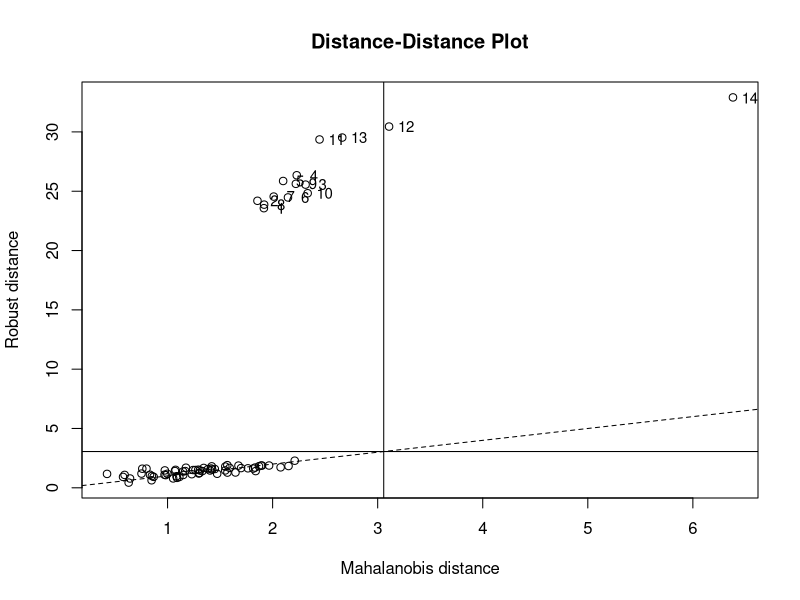

Source code (R):
library(rrcov)


### Name: CovSde
### Title: Stahel-Donoho Estimates of Multivariate Location and Scatter
### Aliases: CovSde
### Keywords: robust multivariate

### ** Examples

data(hbk)
hbk.x <- data.matrix(hbk[, 1:3])
CovSde(hbk.x)

## the following four statements are equivalent
c0 <- CovSde(hbk.x)
c1 <- CovSde(hbk.x, nsamp=2000)
c2 <- CovSde(hbk.x, control = CovControlSde(nsamp=2000))
c3 <- CovSde(hbk.x, control = new("CovControlSde", nsamp=2000))

## direct specification overrides control one:
c4 <- CovSde(hbk.x, nsamp=100,
             control = CovControlSde(nsamp=2000))
c1
summary(c1)
plot(c1)

## Use the function CovRobust() - if no estimation method is
##  specified, for small data sets CovSde() will be called
cr <- CovRobust(hbk.x)
cr
